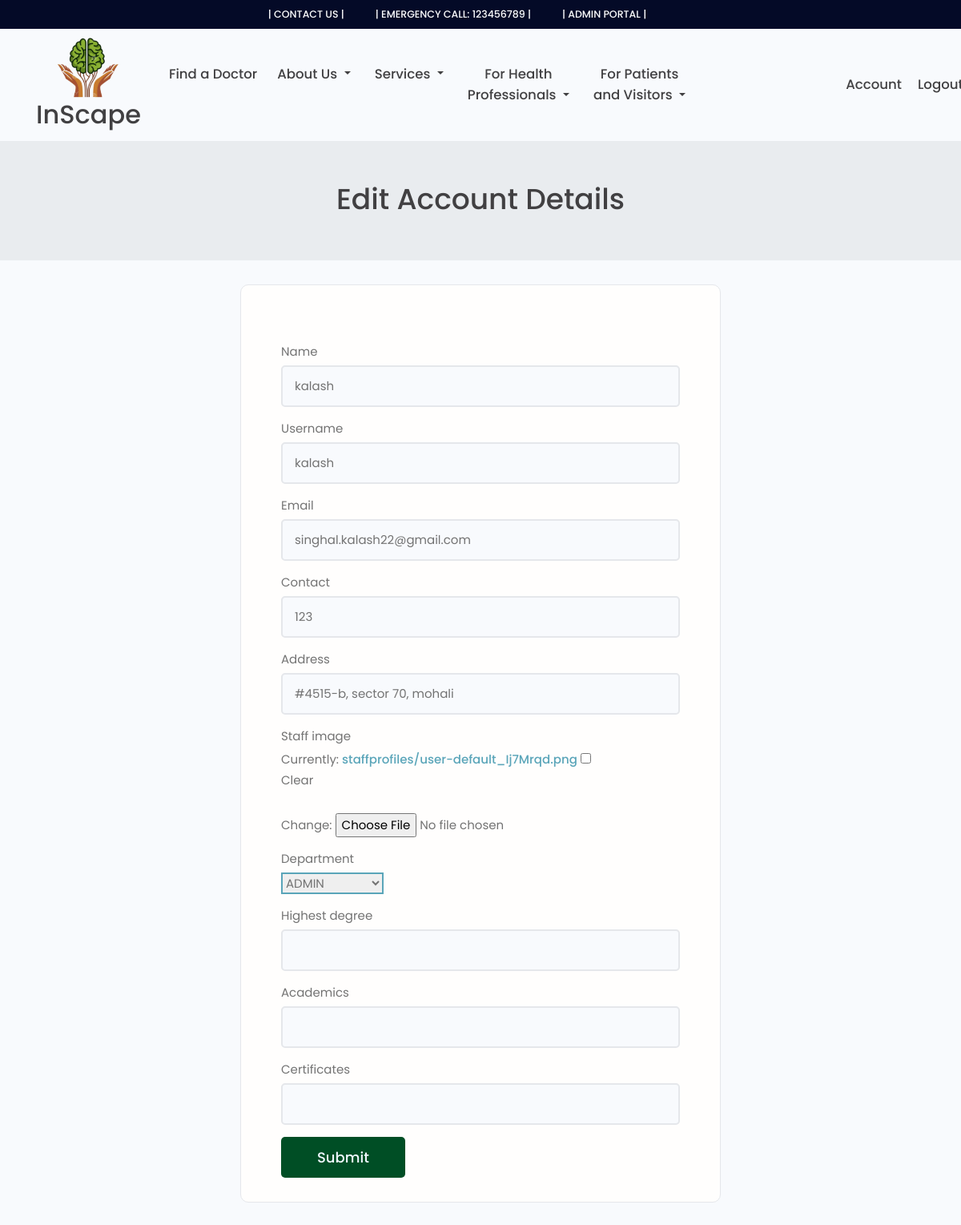
Screenshot of /staffs/edit-acc/ (signed in) with the database file from the repository.
### staff/models.py (models this page shows, shortened)
class Staff(models.Model):
    user = models.ForeignKey(User, on_delete=models.CASCADE)
    name = models.CharField(max_length=200)
    username = models.CharField(max_length=200)
    email = models.EmailField(max_length=200)
    contact = models.IntegerField(null=True)
    address = models.CharField(max_length=500)
    staff_image = models.ImageField(null=True, blank=True, upload_to = 'staffprofiles/', default='staffprofiles/user-default.png')
    id = models.UUIDField(default=uuid.uuid4, unique=True, primary_key=True, editable=False, null=False)
    department = models.ForeignKey(Department, on_delete=models.CASCADE)
    highest_degree = models.CharField(max_length= 500, null=True, blank=True)
    academics = models.CharField(max_length= 2000, null=True, blank=True)
    certificates = models.CharField(max_length=2000, null=True, blank=True)

### staff/views.py (the view)
# urls.py: path('edit-acc/', views.editacc, name='edit-acc'),
@login_required(login_url='log')
def editacc(request):
    staff = Staff.objects.get(user=request.user)
    form = staff_form(instance=staff)
    if request.method == 'POST':
        form  = staff_form(request.POST, request.FILES, instance=staff)
        if form.is_valid():
            form.save()
            return redirect('acc')
    context = {'form': form}
    return render(request, 'staff/edit_form.html', context)

### staff/forms.py
class staff_form(ModelForm):
    class Meta:
        model= Staff
        fields='__all__'
        exclude=('user', )
    def __init__(self, *args, **kwargs):
        super(staff_form, self).__init__(*args, **kwargs)
        for name, field in self.fields.items():
            field.widget.attrs.update({'class': 'input'})

### staff/models.py (called while the page is built)
    def __str__(self):
        return str(self.dname)

### staff/templates/staff/edit_form.html (shortened to what this page needs)
{% extends 'main.html' %}
{% block content %}
    <div class="jumbotron jumbotron-fluid" style="margin-bottom:0px; padding-top:25px; padding-bottom:25px;">
        <div class="auth__header text-center">
            <h2 style="color:#414042; font-weight:450; padding-bottom:25px;">Edit Account Details</h2>
        </div>
    </div>
    <div class="content-box">
        <div class="card" style="margin:30px 300px 100px 300px;">
            <a class="backButton" href="{% url 'acc' %}"></a>
            <br>
            <form action="" class="form" style="margin:30px 50px 30px 50px;" method="post">
                {% for field in form %}
                <div class="form__field">
                    <label for="formInput#text">{{field.label}}</label>
                    {{field}}
                </div>
                {% endfor %}
                <div class="auth__actions">
                    <input class="btn btn--sub btn--lg" style="margin-right: 100px" id="homebtn" type="submit" value="Submit" />
                </div>
            </form>
        </div>
    </div>
{% endblock %}

### static/css/main.css (style rules this page uses)
#homebtn { background-color:#004E25; color:aliceblue; }
.jumbotron { padding: 2rem 1rem; margin-bottom: 2rem; background-color: #e9ecef; border-radius: 0.3rem; }
@media (min-width: 576px) { .jumbotron { padding: 4rem 2rem; } }
.jumbotron-fluid { padding-right: 0; padding-left: 0; border-radius: 0; }

### static/uikit/styles/modules/_variables.css (style rules this page uses)
:root { --color-main: #5aa5b9; --color-main-light: #e6faff; --color-sub: #3f4156; --color-sub-light: #51546e; --color-sub-lighter: #ededfd; --color-text: #737373; --color-gray: #8b8b8b; --color-light: #e5e7eb; --color-light-gray: #767676; --color-bg: #f8fafd; --color-white: #fffefd; --color-white-light: #f3f3f3; --color-success: #359e64; --color-success-bg: #def8e8; --color-error: #fc4b0b; --color-error-bg: #fff2ee; --font-base: 'Poppins', arial, helvetica, 'Segoe UI', roboto, ubuntu, sans-serif; --font-monospace: 'Fira Code', 'Courier New', courier, monospace; --font-regular: 300; --font-medium: 500; --font-bold: 700; --generic-shadow: 1px 1px 5px #00000010; --generic-transition: all 0.3s ease-in-out; }

### static/uikit/styles/modules/_base.css (style rules this page uses)
* { margin: 0; padding: 0; box-sizing: border-box; text-rendering: optimizeLegibility; color: inherit; font-size: inherit; }
html { font-size: 50%; }
@media only screen and (min-width: 480px) { html { font-size: 56.25%; } }
@media only screen and (min-width: 1200px) { html { font-size: 62.5%; } }
body { line-height: 1.6; font-weight: 400; font-size: 1.5rem; color: var(--color-text); background-color: var(--color-bg); min-height: 100vh; }

### static/uikit/styles/modules/_typography.css (style rules this page uses)
* { font-family: var(--font-base); }
h2 { font-size: 3.6rem; font-weight: var(--font-bold); }
a { padding-bottom: 2px; text-decoration: none; display: inline-block; color: var(--color-main); font-weight: var(--font-medium); }

### static/uikit/styles/modules/_utilities.css (style rules this page uses)
.text-center { text-align: center; }

### static/uikit/styles/modules/_button.css (style rules this page uses)
.btn { display: inline-block; position: relative; cursor: pointer; background-color: var(--color-light); font-weight: var(--font-medium); color: var(--color-sub); text-decoration: none; padding: 1rem 2rem; border-radius: 0.5rem; border: none; width: -webkit-fit-content; width: -moz-fit-content; width: fit-content; height: -webkit-fit-content; height: -moz-fit-content; height: fit-content; font-size: 1.6rem; outline-width: 0; outline-color: transparent; -webkit-backface-visibility: hidden; backface-visibility: hidden; transition: all 0.3s ease-in-out; }
.btn--sub { background-color: var(--color-sub); color: var(--color-white); }
.btn--lg { font-size: 1.8rem; padding: 1.2rem 4.5rem; }

### static/uikit/styles/modules/_card.css (style rules this page uses)
.card { border-radius: 1rem; background-color: var(--color-white); border: 1.5px solid var(--color-light); width: auto; height: auto; margin-top: 0.5rem; margin-bottom: 0.5rem; overflow: hidden; }

### static/uikit/styles/modules/_form.css (style rules this page uses)
.form { display: block; }
.form__field { margin-top: 1.5rem; margin-bottom: 1.5rem; }
.form__label, .form__field > label { display: block; margin-bottom: 0.5rem; color: var(--color-text); }
input.input[type='text'], input.input[type='email'], input.input[type='password'], input.input[type='number'], textarea.input { min-width: 24rem; width: 100%; padding: 1.2rem 1.5rem; border-radius: 0.5rem; border: 2px solid var(--color-light); transition: all 0.3s ease-in-out; background-color: var(--color-bg); }
input.input[type='text']:focus, input.input[type='email']:focus, input.input[type='password']:focus, input.input[type='number']:focus, input.input[type='text']:active, input.input[type='email']:active, input.input[type='password']:active, input.input[type='number']:active, select.input, textarea.input:focus, textarea.input:active { outline: none; border: 2px solid var(--color-main); }

### rows the page displays
Staff: form "kalash" "kalash" "singhal.kalash22@gmail.com" "123" "#4515-b, sector 70, mohali" "ADMIN"

### other values shown
{{ field.label }} "Name" "Username" "Email" "Contact" "Address" "Staff image" "Department" "Highest degree" "Academics" "Certificates"
